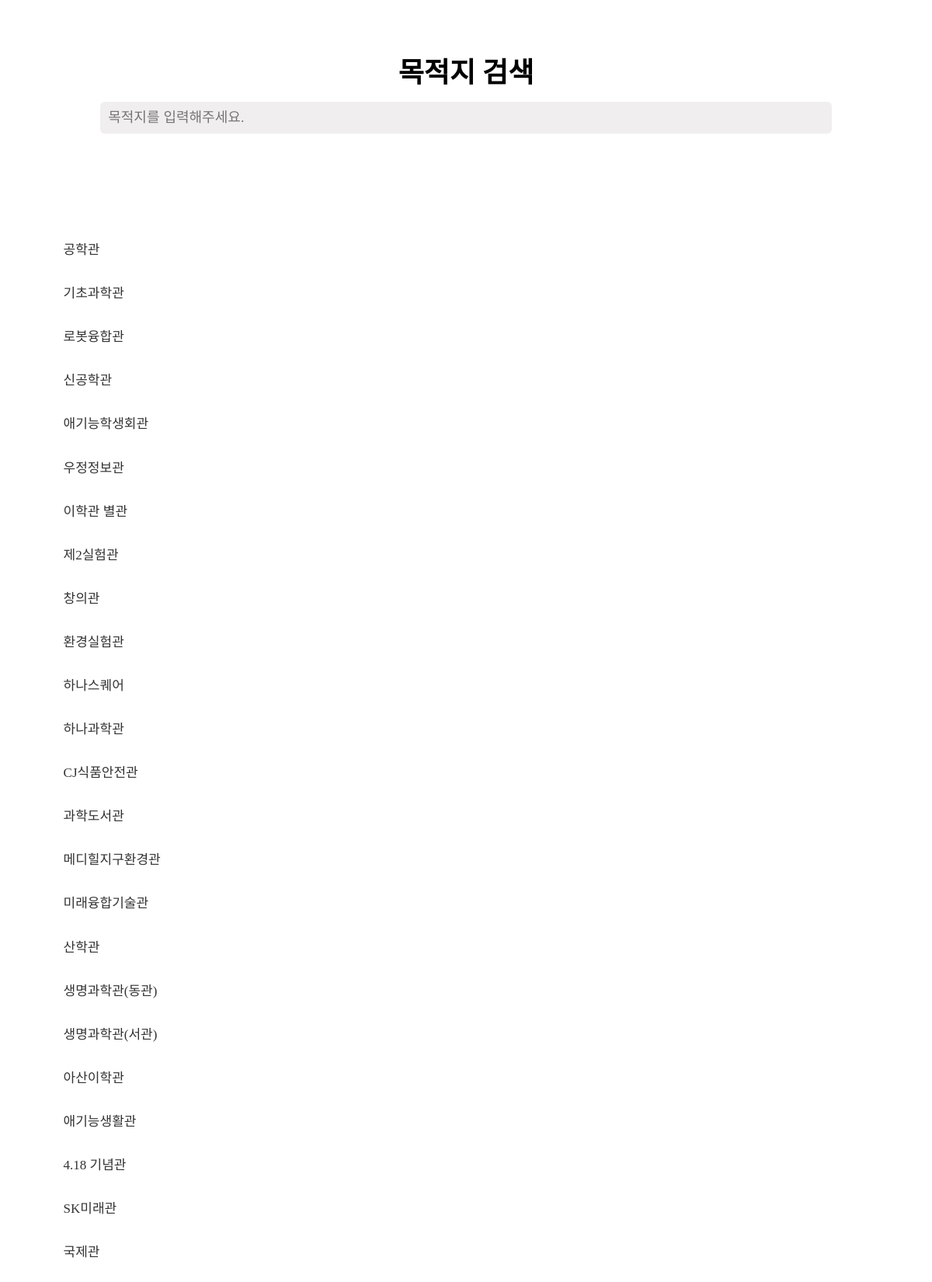
The app's page /search/ (upper part) with its own data.
### KUMAPapp/models.py (models this page shows, shortened)
class Building(models.Model):
    building_name = models.CharField(max_length=50)
    history = models.TextField(null=True)
    building_lat =  models.FloatField(default=0.0)
    building_lon = models.FloatField(default=0.0)

### KUMAPapp/views.py (the view)
# urls.py: path('search/', views.search, name='search'),
def search(request):
    buildingList = Building.objects.all()
    return render(request, 'search.html', {'buildingList':buildingList})

### KUMAPapp/templates/search.html (shortened to what this page needs)
<!DOCTYPE html>
{% load static %}
<html lang="en">
<head>
    <link rel="stylesheet" type="text/css" href="{% static './css/base.css' %}" />
    <link rel="stylesheet" type="text/css" href="{% static './css/search.css' %}" />
</head>
<body>
    <div class="middle">
        <div class="wrapper">
            <div class="searchBox">
                <div class="header">
                    <h2>목적지 검색</h2>
                    <input onkeyup="filter()" type="text" id="value" placeholder="목적지를 입력해주세요.">
                  </div>
                  <br>
                <div class="choice">
                    {% for building in buildingList %}
                    <div class="item">
                        <a href="https://www.naver.com" class="name"> {{building.building_name}} </a>
                    </div>
                    {% endfor %}
                </div>
            </div>
        </div>
    </div>
</body>
</html>

### KUMAPapp/static/css/base.css (style rules this page uses)
body { background-color: aliceblue; margin: 0; }
.middle { width: 100%; min-height: 100vh; max-width: 450px; margin: 0 auto; box-sizing: border-box; }

### KUMAPapp/static/css/search.css (style rules this page uses)
.wrapper { background-color: white; position: absolute; left:0; top: 0; z-index: 20; width: calc(100% - 48px); min-height: 100vh; padding: 24px; }
.searchBox { margin: 20px 0; align-items: center; text-align: center; font-weight:bolder; font-size: 150%; }
.header { background: #ffffff; overflow: hidden; padding: 20px 0 10px 0; text-align: center; }
.header h2 { text-transform: uppercase; color: black; margin: 0; top:20px; margin-bottom: 5px; }
#value { border: none; background: rgb(240, 238, 238); padding: 10px; font-size: 18px; width: 80%; margin-top: 10px; border-radius: 6px; color: black; }
.choice { background: white; overflow: scroll; height: 100vh; padding: 2vh 5% 10vh 5%; }
.item { margin: 3% 0px; display: flex; align-items: center; }
.name { font-size: 17px; font-weight: 470; color: #333; text-decoration-line : none; }

### records on screen
Building: building_name "공학관"
Building: building_name "기초과학관"
Building: building_name "로봇융합관"
Building: building_name "신공학관"
Building: building_name "애기능학생회관"
Building: building_name "우정정보관"
Building: building_name "이학관 별관"
Building: building_name "제2실험관"
Building: building_name "창의관"
Building: building_name "환경실험관"
Building: building_name "하나스퀘어"
Building: building_name "하나과학관"
Building: building_name "CJ식품안전관"
Building: building_name "과학도서관"
Building: building_name "메디힐지구환경관"
Building: building_name "미래융합기술관"
Building: building_name "산학관"
Building: building_name "생명과학관(동관)"
Building: building_name "생명과학관(서관)"
Building: building_name "아산이학관"
Building: building_name "애기능생활관"
Building: building_name "4.18 기념관"
Building: building_name "SK미래관"
Building: building_name "국제관"
